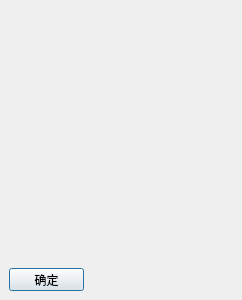
<?xml version="1.0" encoding="UTF-8"?>
<ui version="4.0">
 <class>itemsSelectDlg</class>
 <widget class="QDialog" name="itemsSelectDlg">
  <property name="geometry">
   <rect>
    <x>0</x>
    <y>0</y>
    <width>242</width>
    <height>300</height>
   </rect>
  </property>
  <property name="windowTitle">
   <string>Dialog</string>
  </property>
  <widget class="QPushButton" name="pushButton">
   <property name="geometry">
    <rect>
     <x>9</x>
     <y>268</y>
     <width>75</width>
     <height>23</height>
    </rect>
   </property>
   <property name="text">
    <string>确定</string>
   </property>
  </widget>
 </widget>
 <resources/>
 <connections/>
</ui>
